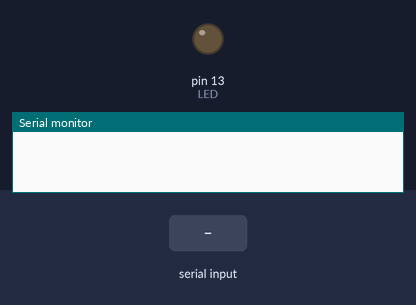
Bench run of a sketch on a simulated Arduino Uno, built with avr-gcc and run on an emulated ATmega328P. Shown: output pins drawn as LEDs (lit = HIGH), the last lines printed to the serial monitor. The test bench sets the inputs (shaded band).

Above: at 1.2 s.
1.3 s: "1" received over the second serial link
At 1.9 s:
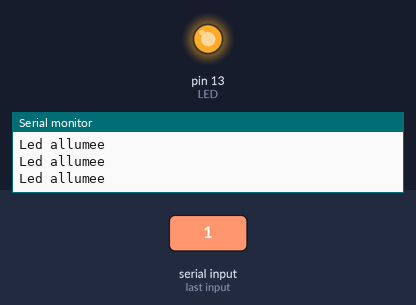
2.9 s: "0" received over the second serial link
At 4.4 s:
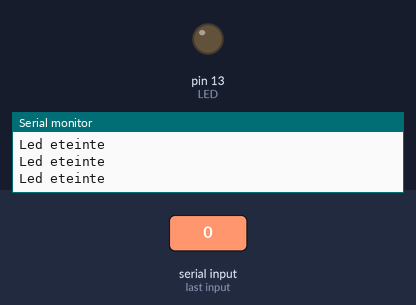
Timing chart, 0 to 5.9 s (numbered marks = the images above; inputs shaded):
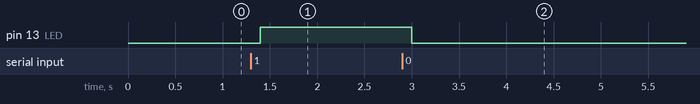

The sketch:

LED_bluetooth.ino
```cpp
/*
 *  Bluetooh : LED ON/OFF
 *  Coder - IloGus
 *  Website - https://www.ilogus.fr
 *  Docs - https://docs.ilogus.fr/bluetooth-led
 *  Download the App : Arduino bluetooth controller
 *  https://play.google.com/store/apps/details?id=com.giumig.apps.bluetoothserialmonitor
 *
 *  Libraries : https://www.arduino.cc/en/Reference/SoftwareSerial
 *
 *  Material :
 *  - Arduino UNO
 *  - Bluetooth module HC-06
 *  - LED
 *  - x1 resistor 1KΩ
 *  - x1 resistor 2,2 KΩ
 *  - (be careful with the other pin than 13 !)
 */

#define LED 13 // affectation de la pin13 sur la variable LED
#define RX 2   // affectation de la pin2 sur la variable RX
#define TX 3   // affectation de la pin3 sur la variable TX
#include <SoftwareSerial.h>      // appel de la bibliothèque SoftwareSerial
SoftwareSerial bluetooth(RX,TX); // configuration du RX TX sur l' objet bluetooth

word received; // variable code ASCII reçu

void setup() {
  Serial.begin(9600);     // initialisation liaison série à 9600 bauds (HyperTexte)
  bluetooth.begin(9600);  // initialisation connexion série à 9600 bauds (Bluetooth)
  pinMode(LED,OUTPUT) ;   // utilisation de la LED en sortie
}

void loop() {
  getBluetooth(); // appel de la fonction getBluetooth

  if (received==49){ // si octet reçu est 49 = 1 en ASCII
    Serial.println("Led allumee"); // on affiche led allumée dans l'HyperText
    digitalWrite(LED,HIGH);        // on met au niveau haut la LED
  }

  if (received==48){ // si octet reçu est 49 = 0 en ASCII
    Serial.println("Led eteinte"); // on affiche led eteinte dans l'HyperText
    digitalWrite(LED,LOW);         // on met au niveau bas la LED
  }

  delay(200); // pause de 0.2 secondes
}

//fonction qui récupère les trames Bluetooth
void getBluetooth(){
    if (bluetooth.available()) { // si le bluetooth est disponible
      received=bluetooth.read(); // alors on regarde ce qu'il s'y passe
    }
}
```

Measured:
- after the input at 1.3 s, pin 13 (LED): LOW → HIGH after 0.10 s
- after the input at 2.9 s, pin 13 (LED): HIGH → LOW after 0.10 s
